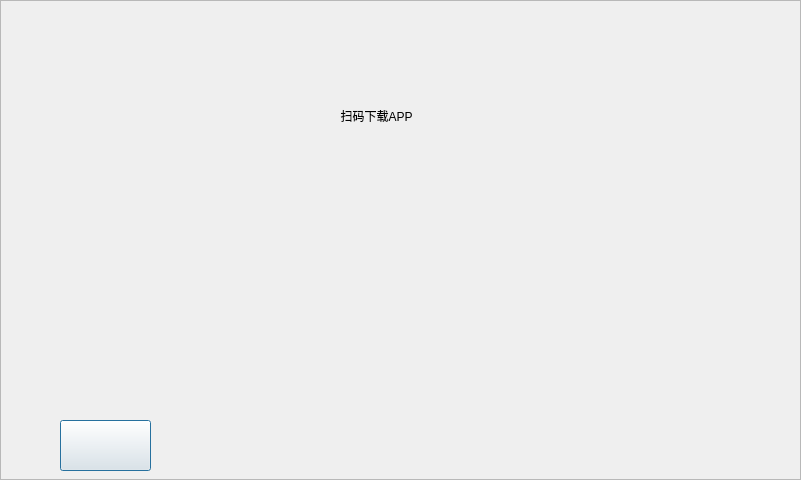
<?xml version="1.0" encoding="UTF-8"?>
<ui version="4.0">
 <class>p17_appdownload_dialog</class>
 <widget class="QDialog" name="p17_appdownload_dialog">
  <property name="geometry">
   <rect>
    <x>0</x>
    <y>0</y>
    <width>801</width>
    <height>480</height>
   </rect>
  </property>
  <property name="windowTitle">
   <string>Dialog</string>
  </property>
  <widget class="QFrame" name="frame">
   <property name="geometry">
    <rect>
     <x>0</x>
     <y>0</y>
     <width>801</width>
     <height>480</height>
    </rect>
   </property>
   <property name="styleSheet">
    <string notr="true">background-image: url(:/new/prefix/pic_resource/interface/interface_05.png);</string>
   </property>
   <property name="frameShape">
    <enum>QFrame::StyledPanel</enum>
   </property>
   <property name="frameShadow">
    <enum>QFrame::Raised</enum>
   </property>
   <widget class="QLabel" name="label">
    <property name="geometry">
     <rect>
      <x>261</x>
      <y>100</y>
      <width>231</width>
      <height>31</height>
     </rect>
    </property>
    <property name="styleSheet">
     <string notr="true">background-image: url(:/new/prefix/pic_resource/otherwidget/button_03.png);</string>
    </property>
    <property name="text">
     <string>扫码下载APP</string>
    </property>
    <property name="alignment">
     <set>Qt::AlignCenter</set>
    </property>
   </widget>
   <widget class="QPushButton" name="ptn_return">
    <property name="geometry">
     <rect>
      <x>60</x>
      <y>420</y>
      <width>91</width>
      <height>51</height>
     </rect>
    </property>
    <property name="styleSheet">
     <string notr="true">border-image: url(:/new/prefix/pic_resource/otherwidget/return.png);
</string>
    </property>
    <property name="text">
     <string/>
    </property>
   </widget>
   <widget class="QFrame" name="frame_time">
    <property name="geometry">
     <rect>
      <x>470</x>
      <y>30</y>
      <width>311</width>
      <height>30</height>
     </rect>
    </property>
    <property name="styleSheet">
     <string notr="true">background-image: url(:/charway/pic_resource/chargeway/bluebkgd.png);</string>
    </property>
    <property name="frameShape">
     <enum>QFrame::NoFrame</enum>
    </property>
    <property name="frameShadow">
     <enum>QFrame::Raised</enum>
    </property>
    <widget class="QLabel" name="label_net">
     <property name="geometry">
      <rect>
       <x>10</x>
       <y>0</y>
       <width>25</width>
       <height>25</height>
      </rect>
     </property>
     <property name="styleSheet">
      <string notr="true">background-image: url(:/new/prefix/pic_resource/otherwidget/netstat_good.png);</string>
     </property>
     <property name="text">
      <string/>
     </property>
    </widget>
    <widget class="QLabel" name="label_sysdate">
     <property name="geometry">
      <rect>
       <x>50</x>
       <y>5</y>
       <width>131</width>
       <height>22</height>
      </rect>
     </property>
     <property name="palette">
      <palette>
       <active>
        <colorrole role="WindowText">
         <brush brushstyle="SolidPattern">
          <color alpha="255">
           <red>255</red>
           <green>255</green>
           <blue>255</blue>
          </color>
         </brush>
        </colorrole>
        <colorrole role="Text">
         <brush brushstyle="SolidPattern">
          <color alpha="255">
           <red>255</red>
           <green>255</green>
           <blue>255</blue>
          </color>
         </brush>
        </colorrole>
       </active>
       <inactive>
        <colorrole role="WindowText">
         <brush brushstyle="SolidPattern">
          <color alpha="255">
           <red>255</red>
           <green>255</green>
           <blue>255</blue>
          </color>
         </brush>
        </colorrole>
        <colorrole role="Text">
         <brush brushstyle="SolidPattern">
          <color alpha="255">
           <red>255</red>
           <green>255</green>
           <blue>255</blue>
          </color>
         </brush>
        </colorrole>
       </inactive>
       <disabled>
        <colorrole role="WindowText">
         <brush brushstyle="SolidPattern">
          <color alpha="255">
           <red>106</red>
           <green>104</green>
           <blue>100</blue>
          </color>
         </brush>
        </colorrole>
        <colorrole role="Text">
         <brush brushstyle="SolidPattern">
          <color alpha="255">
           <red>106</red>
           <green>104</green>
           <blue>100</blue>
          </color>
         </brush>
        </colorrole>
       </disabled>
      </palette>
     </property>
     <property name="font">
      <font>
       <pointsize>22</pointsize>
       <weight>50</weight>
       <bold>false</bold>
      </font>
     </property>
     <property name="styleSheet">
      <string notr="true">background-image: url(:/background/qrc/background/mainlab_phonenum.png);</string>
     </property>
     <property name="text">
      <string/>
     </property>
    </widget>
    <widget class="QLabel" name="label_systime">
     <property name="geometry">
      <rect>
       <x>190</x>
       <y>5</y>
       <width>110</width>
       <height>22</height>
      </rect>
     </property>
     <property name="palette">
      <palette>
       <active>
        <colorrole role="WindowText">
         <brush brushstyle="SolidPattern">
          <color alpha="255">
           <red>255</red>
           <green>255</green>
           <blue>255</blue>
          </color>
         </brush>
        </colorrole>
        <colorrole role="Text">
         <brush brushstyle="SolidPattern">
          <color alpha="255">
           <red>255</red>
           <green>255</green>
           <blue>255</blue>
          </color>
         </brush>
        </colorrole>
       </active>
       <inactive>
        <colorrole role="WindowText">
         <brush brushstyle="SolidPattern">
          <color alpha="255">
           <red>255</red>
           <green>255</green>
           <blue>255</blue>
          </color>
         </brush>
        </colorrole>
        <colorrole role="Text">
         <brush brushstyle="SolidPattern">
          <color alpha="255">
           <red>255</red>
           <green>255</green>
           <blue>255</blue>
          </color>
         </brush>
        </colorrole>
       </inactive>
       <disabled>
        <colorrole role="WindowText">
         <brush brushstyle="SolidPattern">
          <color alpha="255">
           <red>106</red>
           <green>104</green>
           <blue>100</blue>
          </color>
         </brush>
        </colorrole>
        <colorrole role="Text">
         <brush brushstyle="SolidPattern">
          <color alpha="255">
           <red>106</red>
           <green>104</green>
           <blue>100</blue>
          </color>
         </brush>
        </colorrole>
       </disabled>
      </palette>
     </property>
     <property name="font">
      <font>
       <pointsize>22</pointsize>
       <weight>50</weight>
       <bold>false</bold>
      </font>
     </property>
     <property name="styleSheet">
      <string notr="true">background-image: url(:/background/qrc/background/mainlab_phonenum.png);</string>
     </property>
     <property name="text">
      <string/>
     </property>
    </widget>
   </widget>
  </widget>
 </widget>
 <resources/>
 <connections/>
</ui>
